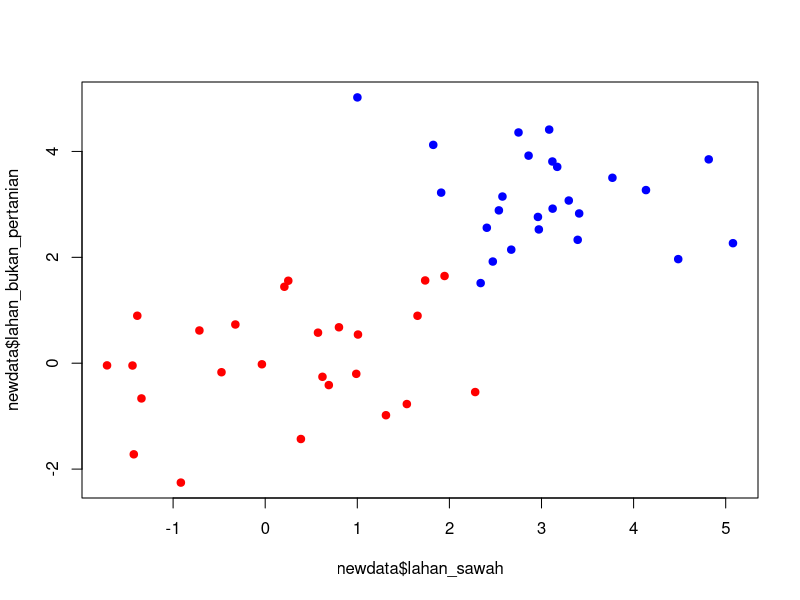
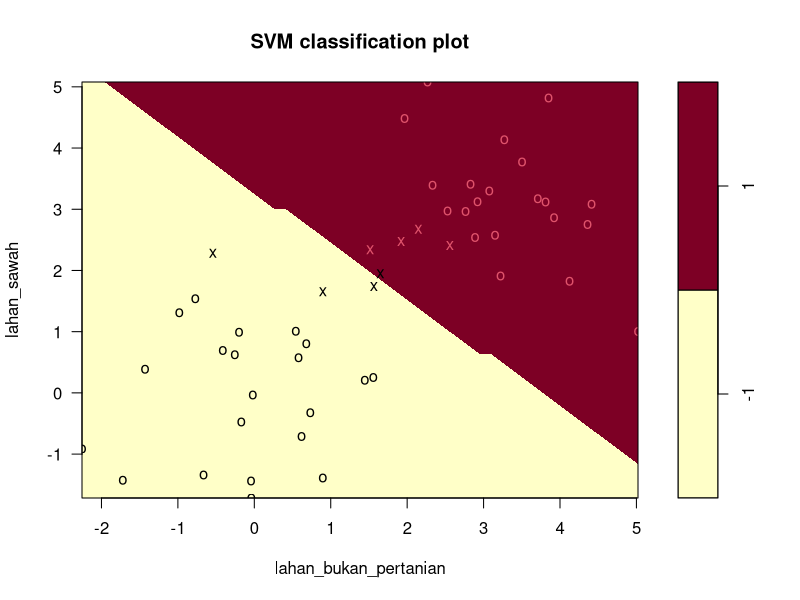

R code for these plots, in order: (Note: this script raises an error after producing the figures.)
## ---- chunk 1
set.seed(456)
## ---- chunk 2
x <-  matrix(rnorm(100), 50, 2)
x
## ---- chunk 3
y <-  factor(rep(c(-1, 1), c(25, 25)))
y
## ---- chunk 4
x[y == 1, ] <- x[y == 1, ] + 3
x
## ---- chunk 5
newdata <- data.frame(x,y)
head(newdata)
## ---- chunk 6
colnames(newdata) <- c("lahan_sawah", "lahan_bukan_pertanian", "total_luas_lahan")
newdata
## ---- chunk 7
plot(newdata$lahan_sawah,newdata$lahan_bukan_pertanian, col = ifelse(y=="1", "blue", "red"), pch = 19)
## ---- chunk 8
library(e1071)
modelSVM1 <- svm(total_luas_lahan ~ ., data = newdata, kernel = "linear")
print(modelSVM1)
## ---- chunk 9
plot(modelSVM1, newdata)
## ---- chunk 10
library(caret)
set.seed(1)
trainIndex <- createDataPartition(newdata$total_luas_lahan, p = 0.6)$Resample1
trainingSet <- newdata[trainIndex, ]
testingSet <- newdata[-trainIndex, ]
trainingSet
testingSet
## ---- chunk 11
summary(newdata)
## ---- chunk 12
library(caret)
train_control <- trainControl(method="cv", number=20)
modelNB <- train(total_luas_lahan ~ lahan_sawah + lahan_bukan_pertanian, method = "nb", trControl = train_control, data = newdata)
modelNB$resample
confusionMatrix(modelNB)
## ---- chunk 13
train_control <- trainControl(method="repeatedcv", number=20, repeats=100)
modelNB <- train(total_luas_lahan ~ lahan_sawah + lahan_bukan_pertanian, method = "nb", trControl = train_control, data = newdata)
modelNB$resample
confusionMatrix(modelNB)
## ---- chunk 14
train_control <- trainControl(method="LOOCV")
modelNB <- train(total_luas_lahan ~ lahan_sawah + lahan_bukan_pertanian, method = "nb", trControl = train_control, data = newdata)
modelNB$results
